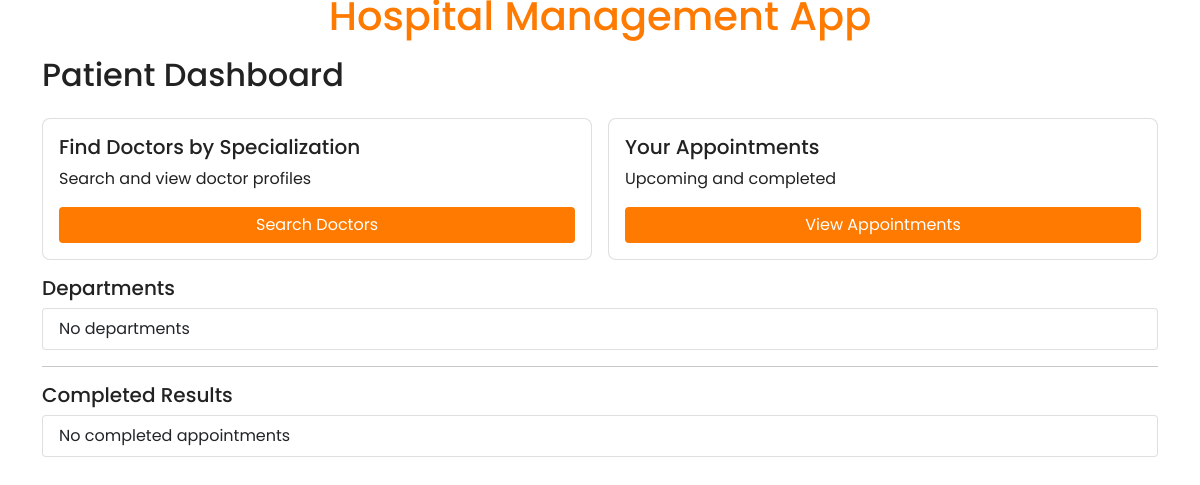
The page /patient/dashboard on the database as committed earlier.
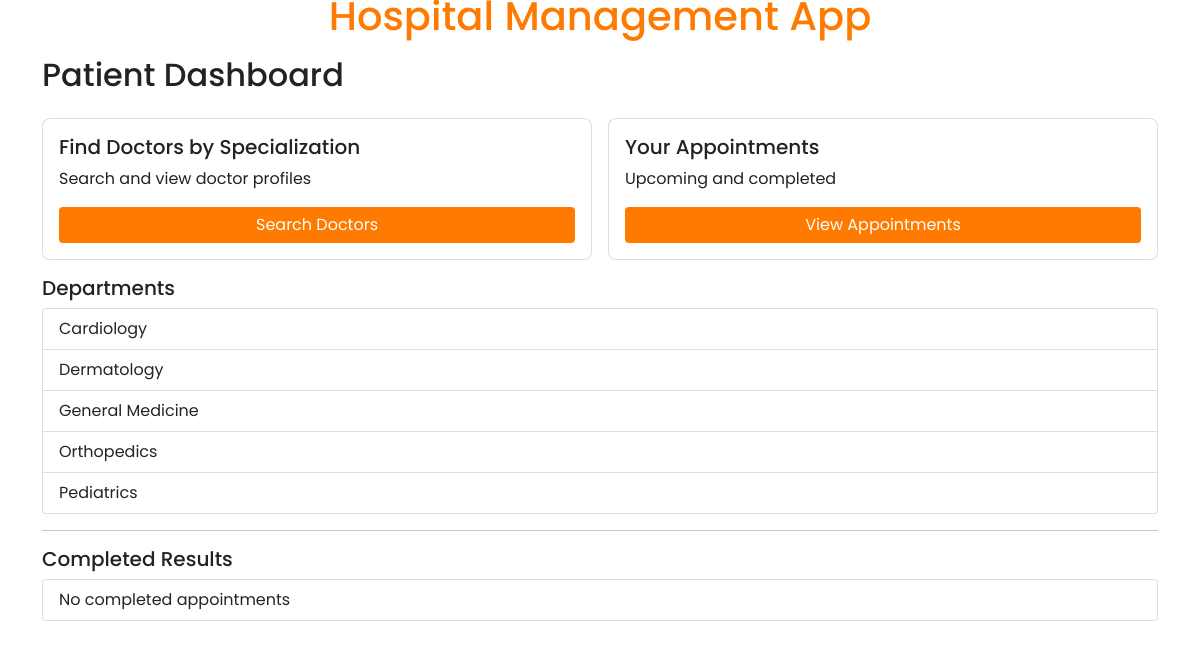
The same page on the database as committed later.
### backend/models.py (models this page shows)
class Department(db.Model):
  __tablename__ = 'departments'
  id = db.Column(db.Integer, primary_key=True)
  name = db.Column(db.String, unique=True, nullable=False)
  description = db.Column(db.String)
  doctors = db.relationship('Doctor', backref='specialization_obj', lazy='dynamic', passive_deletes=True)

### backend/controller.py (the view, shortened to what this page needs)
    @app.route('/patient/dashboard')
    def route_show_patient_dashboard():
        patient_id = session.get('patient_id')
        departments = Department.query.with_entities(Department.id, Department.name).all()
        upcoming = []
        completed = []
        return render_template('patient/dashboard.html', departments=departments, upcoming=upcoming, completed=completed)

### templates/patient/dashboard.html (shortened to what this page needs)
{% extends "base.html" %}
{% block main_content %}
<div class="d-flex justify-content-between align-items-center mb-3">
  <h2>Patient Dashboard</h2>
</div>
<div class="row g-3 mb-3">
  <div class="col-md-6">
    <div class="card p-3">
      <h5>Find Doctors by Specialization</h5>
      <p>Search and view doctor profiles</p>
      <a class="btn btn-primary-action" href="{{ url_for('route_show_patient_doctors_list') }}">Search Doctors</a>
    </div>
  </div>
  <div class="col-md-6">
    <div class="card p-3">
      <h5>Your Appointments</h5>
      <p>Upcoming and completed</p>
      <a class="btn btn-primary-action" href="{{ url_for('route_show_patient_appointments_list') }}">View Appointments</a>
    </div>
  </div>
</div>
<h5>Departments</h5>
<ul class="list-group">
  {% for dep in departments %}
  <li class="list-group-item">{{ dep.name }}</li>
  {% endfor %}
  {% if departments|length == 0 %}
  <li class="list-group-item">No departments</li>
  {% endif %}
</ul>
<hr>
<h5>Completed Results</h5>
<ul class="list-group">
  {% if completed|length == 0 %}
  <li class="list-group-item">No completed appointments</li>
  {% endif %}
</ul>
{% endblock %}

Rows that differ between the two databases and show on the page:
added Department: name "Cardiology"
added Department: name "Dermatology"
added Department: name "General Medicine"
added Department: name "Orthopedics"
added Department: name "Pediatrics"
Other text that changed with them:
text no longer shown: "No departments"
